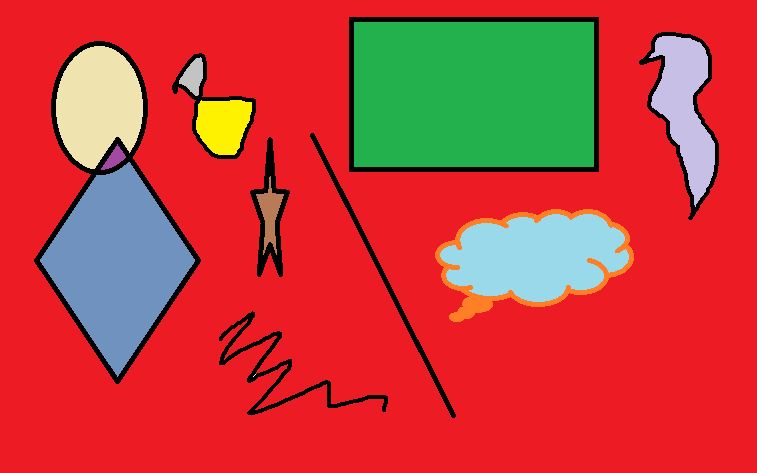
#> input picture blob.png, 757 x 473 px
$ python contours.py
#> lines starting #> are read from the running program, lines starting #| are printed output that depends on the picture; after the words box and inside, x2 and y2 are one past the last pixel; in counts of white or black regions, pixels touching at a corner belong together
import numpy as np
import cv2

img=cv2.imread("blob.png",1)
#> img is the input picture: shape (473, 757, 3); mean B, G, R 58.9, 63.2, 196.5
gray=cv2.cvtColor(img,cv2.COLOR_RGB2GRAY)
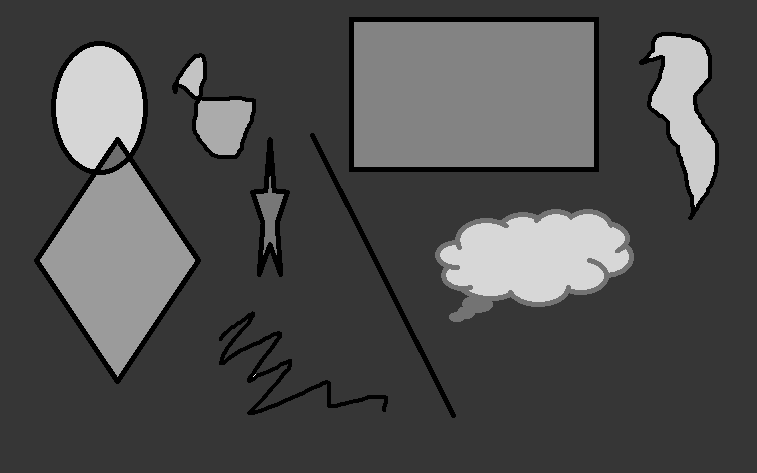
#> gray: shape (473, 757); min 0, max 255, mean 77
thresh =cv2.adaptiveThreshold(gray,255,cv2.ADAPTIVE_THRESH_GAUSSIAN_C,cv2.THRESH_BINARY,95,1)
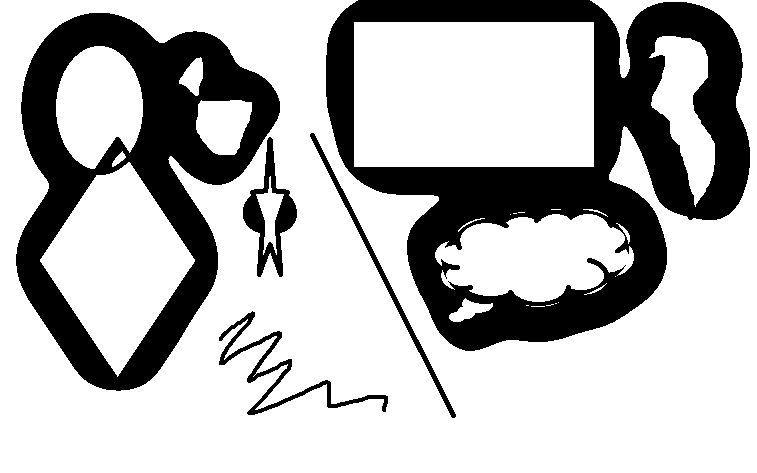
#> thresh: shape (473, 757); 72.1% white; 5 black regions
cv2.imshow("binary",thresh)

contours, hierarchy = cv2.findContours(thresh, cv2.RETR_TREE, cv2.CHAIN_APPROX_SIMPLE,)
#> contours = 33 contours, 17 with area under 20; largest, box (x1, y1, x2, y2) and area: (0, 0, 757, 473) 246258, (15, 12, 281, 392) 66640, (354, 22, 594, 167) 34416, (40, 162, 195, 377) 17489, (435, 214, 634, 302) 11854

img2=img.copy()

index=-1
thickness=2
color=(255,2,30)
cv2.drawContours(img2,contours,index,color,thickness)
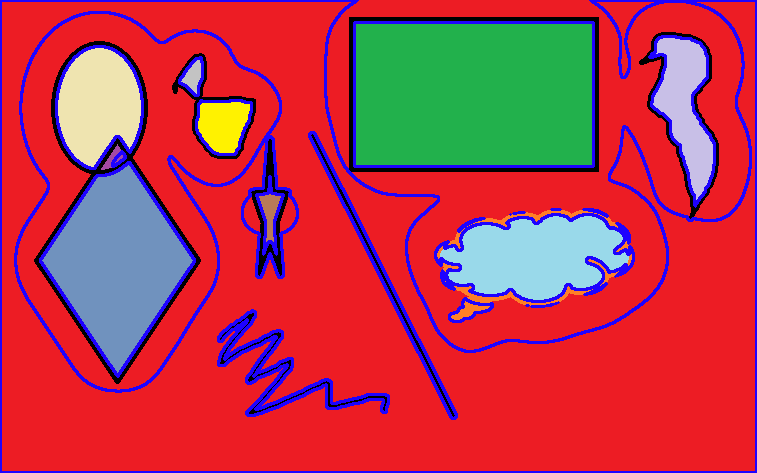
#> img2: shape (473, 757, 3); 9.11% of pixels changed, all inside (x1, y1, x2, y2) = (0, 0, 757, 473)

cv2.imshow("count",img2)
cv2.imshow("gray",gray)

cv2.waitKey(0)
cv2.destroyAllWindows()
